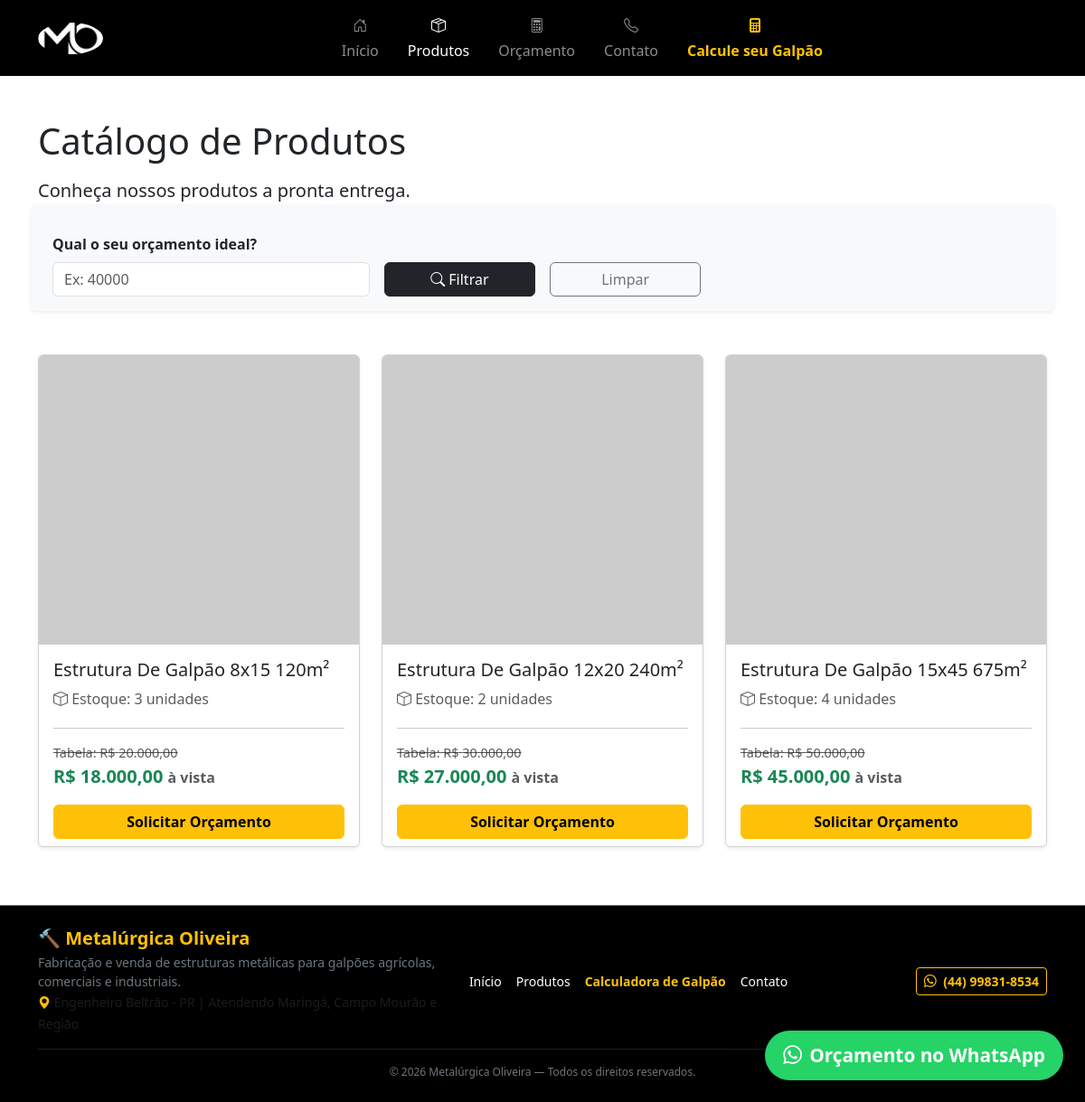
Page /servicos.php on the committed database.
### tables this page shows
CREATE TABLE `produtos` (
  `id_produto` int NOT NULL AUTO_INCREMENT,
  `nome_produto` varchar(150) NOT NULL,
  `preco_base` decimal(10,2) NOT NULL,
  `quantidade_disponivel` int NOT NULL,
  `imagem_url` varchar(255) DEFAULT NULL,
  PRIMARY KEY (`id_produto`)
);

### servicos.php (the view, shortened to what this page needs)
<?php include "includes/header.php"; ?>
<?php include "includes/conexao.php"; ?>
<?php
$sql = "SELECT * FROM produtos WHERE preco_base > 0";
$resultado = $pdo->query($sql);
$listaProdutos = $resultado->fetchAll(PDO::FETCH_ASSOC);
function calcularDescontoPix($precoOriginal, $percentualDesconto) {
    $desconto = $precoOriginal * ($percentualDesconto / 100);
    return $precoOriginal - $desconto;
}
function validarCatalogo(array $produtos) {
    return "OK";
}
$mensagemValidacao = validarCatalogo($listaProdutos);
$produtosParaExibir = $listaProdutos;
$filtroPreco = $_GET['max_preco'] ?? '';
?>
<main class="container mt-5">
    <h1 class="mb-3">Catálogo de Produtos</h1>
    <p class="lead">Conheça nossos produtos a pronta entrega.</p>
    <?php if ($mensagemValidacao !== "OK") { ?>
        <div class="alert alert-warning"><?php echo $mensagemValidacao; ?></div>
    <?php } else { ?>
        <form method="GET" action="servicos.php" class="row g-3 mb-5 bg-light p-3 rounded shadow-sm align-items-end">
            <div class="col-md-4">
                <label class="form-label fw-bold">Qual o seu orçamento ideal?</label>
                <input type="number" name="max_preco" class="form-control" placeholder="Ex: 40000" value="<?php echo htmlspecialchars($filtroPreco); ?>">
            </div>
            <div class="col-md-2">
                <button type="submit" class="btn btn-dark w-100"><i class="bi bi-search"></i> Filtrar</button>
            </div>
            <div class="col-md-2">
                <a href="servicos.php" class="btn btn-outline-secondary w-100">Limpar</a>
            </div>
        </form>
        <div class="row mt-4">
            <?php foreach ($produtosParaExibir as $produto) { ?>
                <?php
                    $precoComDesconto = calcularDescontoPix($produto["preco_base"], 10);
                    $nomesImagens = [
                        1 => 'galpao 120.png',
                        2 => 'galpao 240.png',
                        3 => 'galpao 675.png'
                    ];
                    $arquivoImagem = $nomesImagens[$produto['id_produto']] ?? 'sem-imagem.png';
                ?>
            <div class="col-md-4 mb-3">
                <div class="card h-100 shadow-sm d-flex flex-column">
                    <img src="assets/imagens/<?php echo $arquivoImagem; ?>"
                         class="card-img-top"
                         alt="<?php echo htmlspecialchars($produto['nome_produto']); ?>"
                         style="height: 320px; object-fit: cover;"
                         onerror="this.src='https://via.placeholder.com/800x600.png?text=Sem+Imagem'">
                    <div class="card-body d-flex flex-column">
                        <h5 class="card-title"><?php echo htmlspecialchars($produto["nome_produto"]); ?></h5>
                        <p class="card-text text-muted mb-1">
                            <i class="bi bi-box"></i> Estoque: <?php echo htmlspecialchars($produto["quantidade_disponivel"]); ?> unidades
                        </p>
                        <hr>
                        <div class="mt-auto">
                            <p class="text-decoration-line-through text-muted mb-0" style="font-size: 0.9rem;">
                                Tabela: R$ <?php echo number_format($produto["preco_base"], 2, ",", "."); ?>
                            </p>
                            <p class="fw-bold text-success fs-5 mb-0">
                                R$ <?php echo number_format($precoComDesconto, 2, ",", "."); ?> <small class="text-muted fs-6">à vista</small>
                            </p>
                        </div>
                    </div>
                    <div class="card-footer bg-white border-top-0 pt-0">
                        <a href="orcamento.php?produto_id=<?php echo $produto["id_produto"]; ?>" class="btn btn-warning w-100 fw-bold">Solicitar Orçamento</a>
                    </div>
                </div>
            </div>
        <?php } ?>
    </div>
    <?php } ?>
</main>
<?php include "includes/footer.php"; ?>

### includes/header.php (shortened to what this page needs)
<!DOCTYPE html>
<html lang="pt-br">
    <head>
        <link rel="stylesheet" href="https://cdn.jsdelivr.net/npm/bootstrap-icons@1.11.3/font/bootstrap-icons.min.css">
        <link href="https://cdn.jsdelivr.net/npm/bootstrap@5.3.3/dist/css/bootstrap.min.css" rel="stylesheet">
        <link href="assets/css/style.css" rel="stylesheet">
    </head>
    <body>
    <?php $paginaAtual = basename($_SERVER['PHP_SELF']); ?>
<nav class="navbar navbar-expand-lg navbar-dark bg-black">
    <div class="container">
        <a class="navbar-brand" href="index.php">
            <img src="assets/imagens/Firefly_Gemini Flash_só logo sem fundo e algo minimalista  tipo as inicias m o sera para uma metalurica  807414.png" alt="Metalúrgica Oliveira" height="35" class="rounded-circle" style="filter: brightness(0) invert(1);">
        </a>
        <div class="navbar-nav mx-auto gap-3 fs-10">
            <a class="nav-link d-flex flex-column align-items-center<?php echo $paginaAtual === 'index.php' ? ' active' : ''; ?>" href="index.php">
                <i class="bi bi-house-door mb-1"></i>
                Início
            </a>
            <a class="nav-link d-flex flex-column align-items-center<?php echo $paginaAtual === 'servicos.php' ? ' active' : ''; ?>" href="servicos.php">
                <i class="bi bi-box-seam mb-1"></i>
                Produtos
            </a>
            <a class="nav-link d-flex flex-column align-items-center<?php echo $paginaAtual === 'orcamento.php' ? ' active' : ''; ?>" href="orcamento.php">
                <i class="bi bi-calculator mb-1"></i>
                Orçamento
            </a>
            <a class="nav-link d-flex flex-column align-items-center<?php echo $paginaAtual === 'contato.php' ? ' active' : ''; ?>" href="contato.php">
                <i class="bi bi-telephone mb-1"></i>
                Contato
            </a>
            <a class="nav-link d-flex flex-column align-items-center fw-bold<?php echo $paginaAtual === 'calculadora.php' ? ' active' : ''; ?>" href="calculadora.php" style="color:#ffc107!important">
                <i class="bi bi-calculator-fill mb-1" style="color:#ffc107"></i>
                Calcule seu Galpão
            </a>
        </div>
    </div>
</nav>

### includes/footer.php (shortened to what this page needs)
<footer class="bg-black text-white py-4 mt-5 border-top border-secondary">
    <div class="container">
        <div class="row gy-4 align-items-center">
            <div class="col-md-5 text-center text-md-start">
                <h5 class="fw-bold text-warning mb-1">🔨 Metalúrgica Oliveira</h5>
                <p class="small text-secondary mb-0">Fabricação e venda de estruturas metálicas para galpões agrícolas, comerciais e industriais.</p>
                <small class="text-muted"><i class="bi bi-geo-alt-fill text-warning"></i> Engenheiro Beltrão - PR | Atendendo Maringá, Campo Mourão e Região</small>
            </div>
            <div class="col-md-4 text-center">
                <div class="d-flex justify-content-center gap-3">
                    <a href="index.php" class="text-white text-decoration-none small">Início</a>
                    <a href="servicos.php" class="text-white text-decoration-none small">Produtos</a>
                    <a href="calculadora.php" class="text-warning text-decoration-none small fw-bold">Calculadora de Galpão</a>
                    <a href="contato.php" class="text-white text-decoration-none small">Contato</a>
                </div>
            </div>
            <div class="col-md-3 text-center text-md-end">
                <a href="https://wa.me/5544998318534?text=Ol%C3%A1!%20Vim%20pelo%20site%20da%20Metal%C3%Bargica%20Oliveira%20e%20gostaria%20de%20um%20or%C3%A7amento." target="_blank" class="btn btn-outline-warning btn-sm fw-bold">
                    <i class="bi bi-whatsapp me-1"></i> (44) 99831-8534
                </a>
            </div>
        </div>
        <hr class="border-secondary my-3">
        <div class="text-center text-secondary" style="font-size: 12px;">
            &copy; <?php echo date('Y'); ?> Metalúrgica Oliveira — Todos os direitos reservados.
        </div>
    </div>
</footer>
<a href="https://wa.me/5544998318534?text=Ol%C3%A1!%20Gostaria%20de%20fazer%20um%20or%C3%A7amento%20de%20estrutura%20met%C3%A1lica%20para%20galp%C3%A3o."
   target="_blank"
   class="btn-whatsapp-flutuante shadow-lg"
   title="Fale conosco no WhatsApp">
    <i class="bi bi-whatsapp"></i>
    <span class="d-none d-md-inline ms-2 fw-bold">Orçamento no WhatsApp</span>
</a>
</body>
</html>

### assets/css/style.css (style rules this page uses)
html, body { height: 100%; }
body { display: flex; flex-direction: column; min-height: 100vh; }
main { flex: 1 0 auto; }
footer { flex-shrink: 0; margin-top: auto; }
.navbar .nav-link.active { color: #ffffff !important; }
.navbar .nav-link.active i { color: #ffffff !important; }

### includes/footer.php (style rules this page uses)
.btn-whatsapp-flutuante { position: fixed; bottom: 24px; right: 24px; background-color: #25d366; color: #ffffff !important; border-radius: 50px; padding: 12px 20px; font-size: 1.3rem; display: flex; align-items: center; justify-content: center; z-index: 9999; text-decoration: none !important; transition: all 0.3s ease; box-shadow: 0 10px 25px rgba(37, 211, 102, 0.4); }

### rows in the picture
produtos: nome_produto "Estrutura De Galpão 8x15 120m²", quantidade_disponivel "3", preco_base "20.000,00", preco_base "18.000,00"
produtos: nome_produto "Estrutura De Galpão 12x20 240m²", quantidade_disponivel "2", preco_base "30.000,00", preco_base "27.000,00"
produtos: nome_produto "Estrutura De Galpão 15x45 675m²", quantidade_disponivel "4", preco_base "50.000,00", preco_base "45.000,00"
